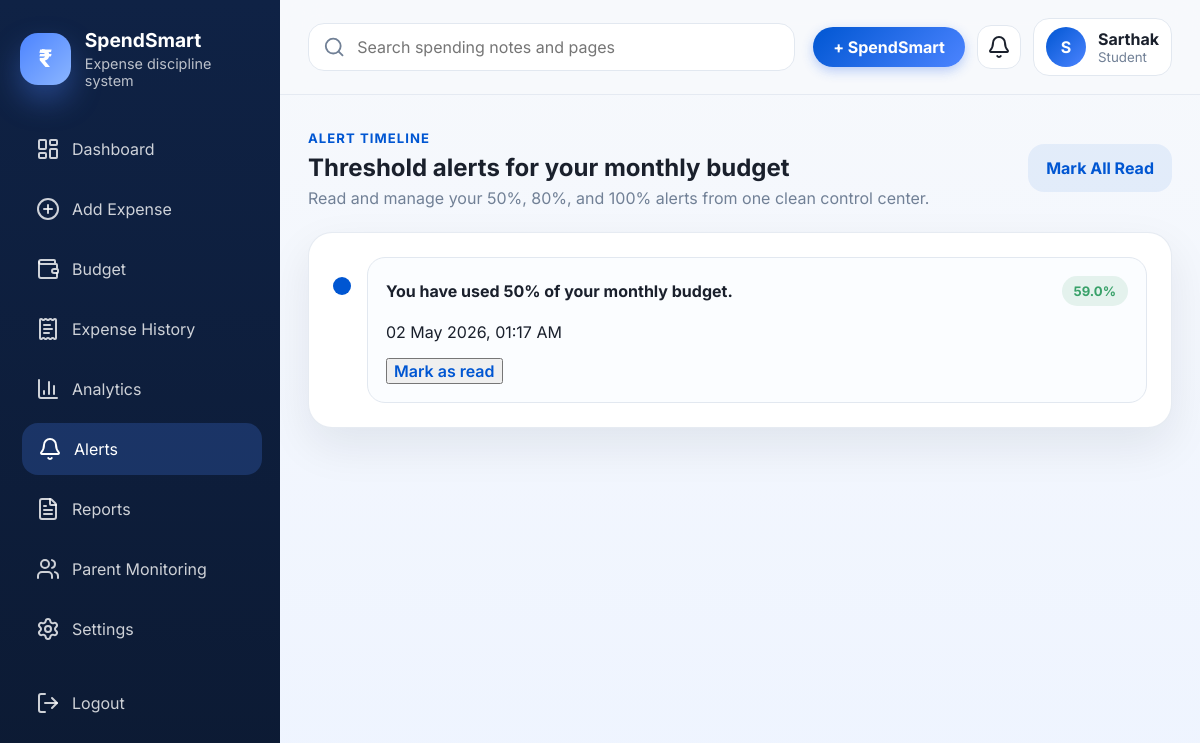
/alerts (signed in), run on the app's committed database.
### tables this page shows
CREATE TABLE users (
            id INTEGER PRIMARY KEY AUTOINCREMENT,
            full_name TEXT NOT NULL,
            email TEXT NOT NULL UNIQUE,
            mobile TEXT NOT NULL,
            password_hash TEXT NOT NULL,
            user_type TEXT NOT NULL,
            notifications_enabled INTEGER NOT NULL DEFAULT 1,
            parent_summary_enabled INTEGER NOT NULL DEFAULT 1,
            created_at TEXT NOT NULL
        );

CREATE TABLE alerts (
            id INTEGER PRIMARY KEY AUTOINCREMENT,
            user_id INTEGER NOT NULL,
            alert_type TEXT NOT NULL,
            message TEXT NOT NULL,
            percentage REAL NOT NULL,
            created_at TEXT NOT NULL,
            is_read INTEGER NOT NULL DEFAULT 0,
            FOREIGN KEY (user_id) REFERENCES users(id)
        );

### app.py (the view)
@app.route("/alerts")
@login_required
def alerts():
    user = get_current_user()
    month, year = month_year_from_request()
    alerts_list = get_alerts_for_month(user["id"], month, year)
    return render_page(
        "alerts.html",
        page_title="Alerts",
        active_page="alerts",
        alerts_list=alerts_list,
    )

### app.py (called while the page is built)
def today_parts() -> tuple[int, int]:
    today = date.today()
    return today.month, today.year

def month_label(month: int, year: int) -> str:
    return f"{MONTH_NAMES[month - 1]} {year}"

@app.template_filter("datetimeformat")
def datetime_filter(value: str | None, fmt: str = "%d %b %Y, %I:%M %p") -> str:
    if not value:
        return "-"
    try:
        return datetime.strptime(value, "%Y-%m-%d %H:%M:%S").strftime(fmt)
    except ValueError:
        return value

def get_db() -> sqlite3.Connection:
    if "db" not in g:
        DATA_DIR.mkdir(parents=True, exist_ok=True)
        conn = sqlite3.connect(DB_PATH)
        conn.row_factory = sqlite3.Row
        conn.execute("PRAGMA journal_mode=MEMORY")
        conn.execute("PRAGMA synchronous=NORMAL")
        conn.execute("PRAGMA foreign_keys=ON")
        g.db = conn
    return g.db

def query_one(query: str, params: tuple[Any, ...] = ()) -> sqlite3.Row | None:
    return get_db().execute(query, params).fetchone()

def query_all(query: str, params: tuple[Any, ...] = ()) -> list[sqlite3.Row]:
    return get_db().execute(query, params).fetchall()

def login_required(view):
    @wraps(view)
    def wrapped_view(*args, **kwargs):
        if "user_id" not in session:
            flash("Please log in to continue.", "error")
            return redirect(url_for("login"))
        return view(*args, **kwargs)
    return wrapped_view

def get_current_user() -> sqlite3.Row | None:
    user_id = session.get("user_id")
    if not user_id:
        return None
    return query_one("SELECT * FROM users WHERE id = ?", (user_id,))

def month_year_from_request() -> tuple[int, int]:
    current_month, current_year = today_parts()
    month = int(request.args.get("month", current_month))
    year = int(request.args.get("year", current_year))
    return month, year

def get_alerts_for_month(user_id: int, month: int, year: int) -> list[sqlite3.Row]:
    return query_all(
        """
        SELECT * FROM alerts
        WHERE user_id = ?
          AND CAST(strftime('%m', created_at) AS INTEGER) = ?
          AND CAST(strftime('%Y', created_at) AS INTEGER) = ?
        ORDER BY created_at DESC
        """,
        (user_id, month, year),
    )

@app.before_request
def bootstrap() -> None:
    init_db()

### templates/alerts.html (shortened to what this page needs)
{% extends "base.html" %}
{% block content %}
<section class="page-header">
  <div>
    <span class="eyebrow">Alert Timeline</span>
    <h2>Threshold alerts for your monthly budget</h2>
    <p>Read and manage your 50%, 80%, and 100% alerts from one clean control center.</p>
  </div>
  <form method="post" action="{{ url_for('mark_alerts_read') }}">
    <button class="btn btn-secondary" type="submit">Mark All Read</button>
  </form>
</section>
<section class="timeline-card">
  {% if alerts_list %}
    {% for alert in alerts_list %}
    <article class="timeline-item {{ 'critical' if alert.alert_type == 'alert_100' else 'warning' if alert.alert_type == 'alert_80' else 'normal' }}">
      <div class="timeline-dot"></div>
      <div class="timeline-content">
        <div class="timeline-head">
          <strong>{{ alert.message }}</strong>
          <span class="pill {{ 'critical' if alert.alert_type == 'alert_100' else 'warning' if alert.alert_type == 'alert_80' else 'info' }}">
            {{ alert.percentage|round(0) }}%
          </span>
        </div>
        <p>{{ alert.created_at|datetimeformat }}</p>
        <form method="post" action="{{ url_for('mark_alerts_read') }}">
          <button class="text-link" type="submit">{{ 'Read' if alert.is_read else 'Mark as read' }}</button>
        </form>
      </div>
    </article>
    {% endfor %}
  {% else %}
  <div class="empty-state">
    <i data-lucide="shield-check"></i>
    <p>No alerts for this month yet.</p>
  </div>
  {% endif %}
</section>
{% endblock %}

### templates/base.html (shortened to what this page needs)
<!DOCTYPE html>
<html lang="en">
<head>
  <link rel="stylesheet" href="{{ url_for('static', filename='css/styles.css') }}">
</head>
<body>
  {% if current_user %}
  <div class="app-shell">
    <aside class="sidebar" id="sidebar">
      <div class="sidebar-brand">
        <div class="brand-mark">₹</div>
        <div>
          <h1>SpendSmart</h1>
          <p>Expense discipline system</p>
        </div>
      </div>
      <nav class="sidebar-nav">
        {% for item in sidebar_links %}
          {% if item.endpoint != 'parent_link' or current_user.user_type == 'Student' %}
          <a href="{{ url_for(item.endpoint) }}" class="nav-link {% if active_page == item.key %}active{% endif %}">
            <i data-lucide="{{ item.icon }}"></i>
            <span>{{ item.label }}</span>
          </a>
          {% endif %}
        {% endfor %}
        <a href="{{ url_for('logout') }}" class="nav-link logout-link">
          <i data-lucide="log-out"></i>
          <span>Logout</span>
        </a>
      </nav>
    </aside>
    <div class="main-panel">
      <header class="topbar">
        <div class="topbar-search">
          <i data-lucide="search"></i>
          <input type="text" placeholder="Search spending notes and pages" disabled>
        </div>
        <div class="topbar-actions">
          <a href="{{ url_for('dashboard') }}" class="logo-btn" aria-label="Open SpendSmart dashboard">
            + SpendSmart
          </a>
          <a class="icon-button" href="{{ url_for('alerts') }}" aria-label="Alerts">
            <i data-lucide="bell"></i>
          </a>
          <div class="profile-chip">
            <span class="avatar">{{ current_user.full_name[:1] }}</span>
            <div>
              <strong>{{ current_user.full_name }}</strong>
              <small>{{ current_user.user_type }}</small>
            </div>
          </div>
        </div>
      </header>
      <main class="content-area">
        {% block content %}{% endblock %}
      </main>
    </div>
  </div>
  {% endif %}
</body>
</html>

### data on the page
users: full_name "S", full_name "Sarthak", user_type "Student"
alerts: message "You have used 50% of your monthly budget.", percentage "59.0", created_at "02 May 2026, 01:17 AM", is_read "Mark as read"

### other printed values
{{ item.label }} "Dashboard" "Add Expense" "Budget" "Expense History" "Analytics" "Alerts" "Reports" "Parent Monitoring" "Settings"
